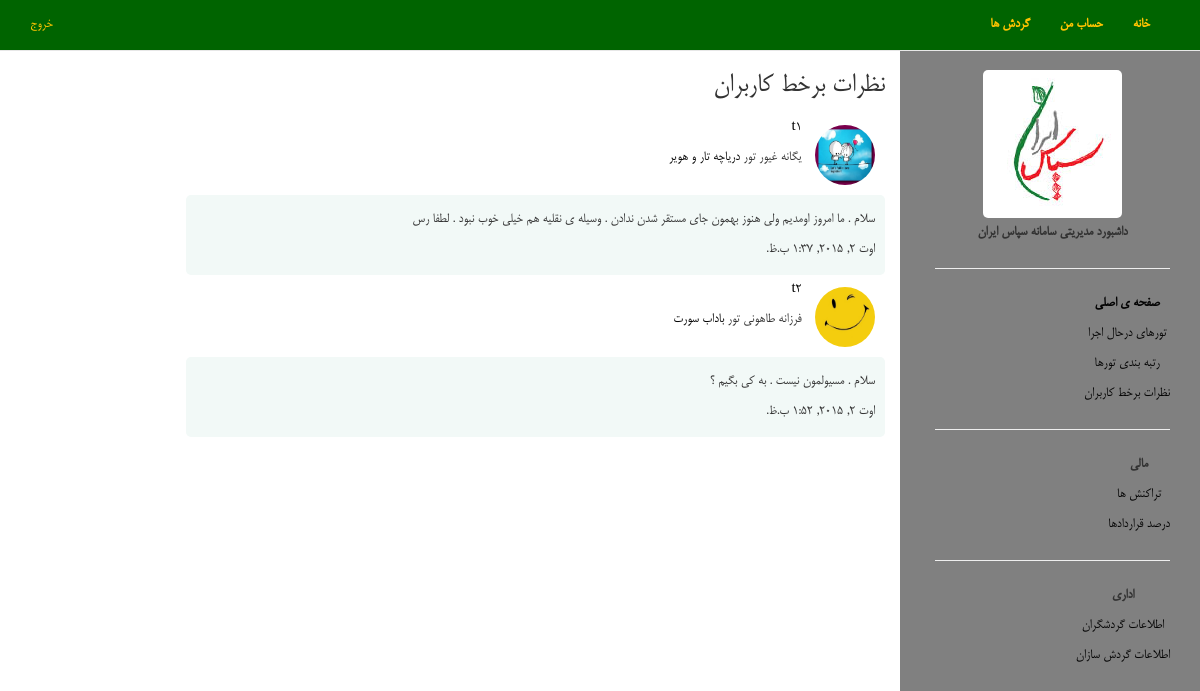
Before: /manager/OnlineComments/ with the older database file.
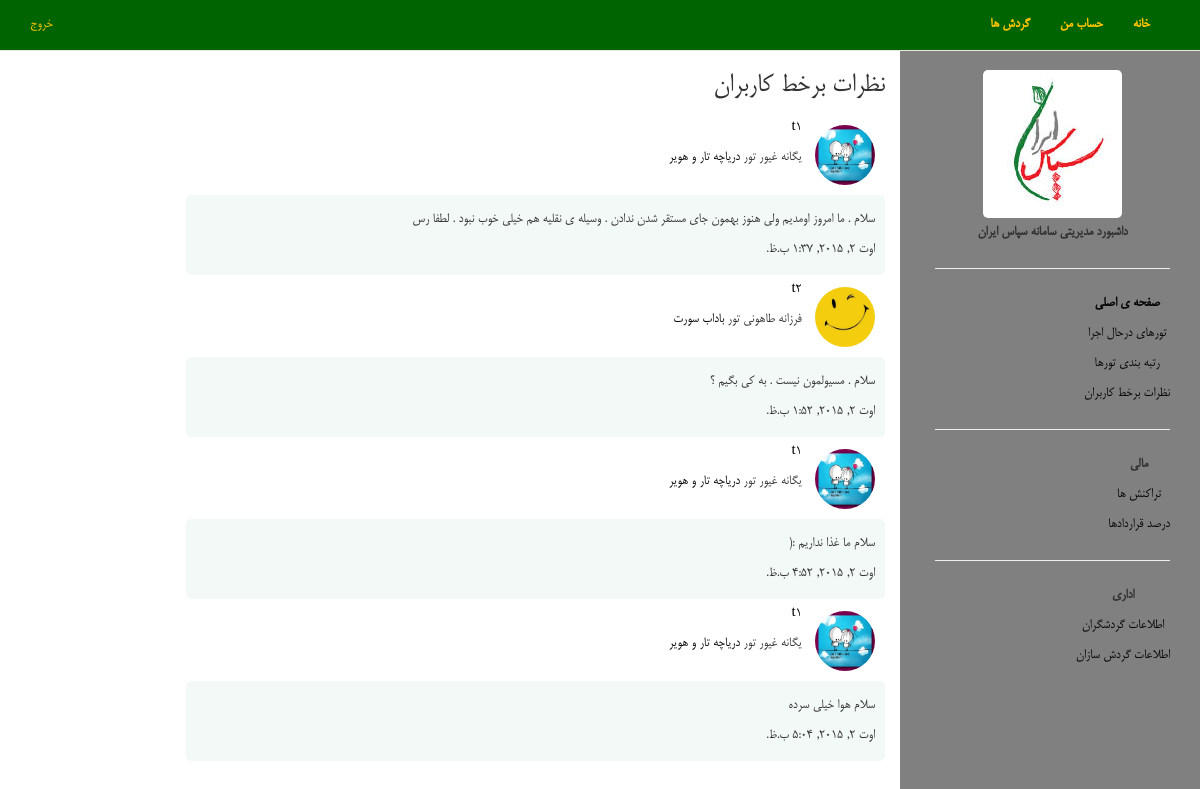
After: the same page with the newer database file.
### quality_control/models.py (models this page shows, shortened)
class OnlineComment(models.Model):
    user = models.ForeignKey(UserM)
    tour = models.ForeignKey(Tour)
    body = models.CharField( max_length= 100)
    date = models.DateTimeField()

### user/models.py (models this page shows, shortened)
class UserM(models.Model):
    user = models.OneToOneField(User, related_name='userm')
    register_time = models.DateTimeField(default=datetime.now)
    picture = models.FileField(upload_to="static/user/img/", default="static/user/img/default.jpg" , null=True, blank=True)
    kind = models.CharField(max_length=10, choices=USER_KIND) #? what is this? redundant

### define_trip/models.py (models this page shows, shortened)
class Tour(models.Model):
    gardesh = models.ForeignKey(Gardesh, related_name='tour')
    tour_kind = models.CharField(max_length=30 , choices=TOUR_KIND)      # nat / inter / holly
    destination = models.CharField(max_length=255, choices=CITY)    # city name
    source = models.CharField(max_length=255,choices=CITY)         # city name
    start = models.DateField()
    start_t = models.TimeField()
    end = models.DateField()
    end_t = models.TimeField()
    capacity = models.IntegerField()    # tedadi ke mitavanim befrooshim
    has_sold = models.IntegerField(default=0)   # if = capacity or intire=0 => stop selling
    entire_capacity = models.IntegerField()     # mizani ke hanooz az zarfiate kol mande
    leader = models.CharField(max_length=30)
    leader_c = models.CharField(null=True, blank=True , max_length=50)
    transfer_device = models.ForeignKey(TransferDevice)
    stay_location = models.ForeignKey(Location)
    cost = models.IntegerField()
    destination_explain = models.TextField(null=True, blank=True)
    move_explain = models.TextField(null=True, blank=True)

class Gardesh(models.Model):
    name = models.CharField(max_length=255)
    builder = models.ForeignKey(TourBuilderProfile)
    kind = models.CharField(max_length=25,choices=KIND)   # t/tr/a/h/r
    final_rank = models.FloatField(null=True,blank=True)
    order_rank = models.FloatField(null=True,blank=True)
    comment_rank = models.FloatField(null=True,blank=True)
    degree = models.CharField(max_length=2,
                                      choices=DEGREE)     # g/s/b
    max_cancel_time = models.IntegerField(default= 2)
    free = models.FloatField(default=1)     # between 0 and 1 --> be nazaram inja darsad takhfif gozashte shavad behtar ast.
    define_time = models.DateTimeField(default= datetime.datetime.now)
    agreement = models.ForeignKey(Agreement)
    other_explain = models.TextField(blank=True , null=True) #farzaneh add

### manager_dashboard/views.py (the view)
# urls.py: url(r'OnlineComments/$', 'manager_dashboard.views.showOnlineComments'),
def showOnlineComments(request):
    onlineComments = OnlineComment.objects.all()
    return render(request, "manager_online_comments.html", {"onlineComments": onlineComments})

### manager_dashboard/templates/manager_online_comments.html
{% extends "manager_dashboard.html" %}
{% load staticfiles %}
{% block content_dashboard %}
    <div class="col-md-9">
    <h2> نظرات برخط کاربران</h2>
            <table>
                {% for comment in onlineComments %}
             <tr>
                <td>
                    <div>
                <span>
                    <img class="gardeshgar_img" src="../../{{comment.user.picture}}">
                </span>
                <span class="gardeshgar_name_box">
               <a href="profile/tourist/{{ comment.user.user.username }}">{{ comment.user.user.username }}</a>
                    <br>
                    {{ comment.user.user.first_name}} {{ comment.user.user.last_name }}
                    تور
                  <a href="/show/tour/status/{{ comment.tour.id }}"> {{ comment.tour.gardesh.name }}</a>
                </span>
                        <div class="col-md-12 gardeshgar_comment_box">
                            {{ comment.body }}
                            <br>
                            {{ comment.date }}
                        </div>
                    </div>
                </td>
            </tr>
                {% endfor %}
            </table>
    </div>
{% endblock content_dashboard %}

Changed rows visible on the page:
added OnlineComment: user.picture (picture), user.user.username "t1", user.user.first_name "یگانه", user.user.last_name "غیور", tour.gardesh.name "دریاچه تار و هویر", body "سلام ما غذا نداریم :(", date "اوت 2, 2015, 4:52 ب.ظ."
added OnlineComment: user.picture (picture), user.user.username "t1", user.user.first_name "یگانه", user.user.last_name "غیور", tour.gardesh.name "دریاچه تار و هویر", body "سلام هوا خیلی سرده", date "اوت 2, 2015, 5:04 ب.ظ."
